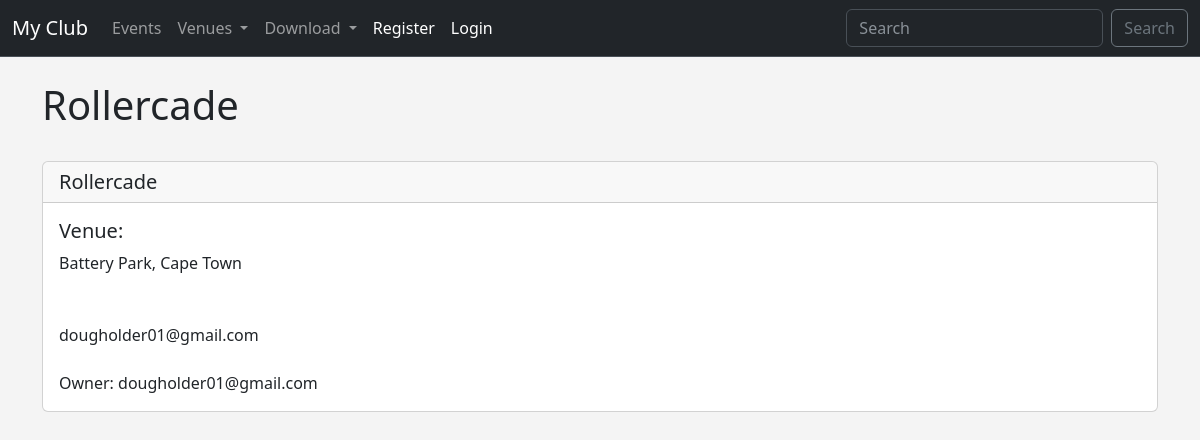
The app's page /show_venue/2 with its own data.
### events/models.py (models this page shows)
class Venue(models.Model):
    name = models.CharField('Venue Name', max_length=120)
    address = models.CharField(max_length=400)
    telephone = models.CharField('Tel', max_length=20, blank=True)
    website = models.URLField('Web Address', blank=True)
    email_address = models.EmailField('Email address', blank=True)
    owner = models.IntegerField("Venue Owner", blank=False, default=1)
    venue_image = models.ImageField(null=True, blank=True, upload_to="images/")
    def __str__(self):
        return self.name

### events/views.py (the view)
# urls.py: path('show_venue/<venue_id>', views.show_venue, name='show-venue'),
def show_venue(request, venue_id):
    venue = Venue.objects.get(pk=venue_id)
    venue_owner = User.objects.get(pk=venue.owner)
    return render(request, 'events/show_venue.html',
                  {'venue': venue, 'venue_owner': venue_owner})

### events/templates/events/show_venue.html (shortened to what this page needs)
{% extends 'events/base.html' %}
{% block content %}
  <h1>{{ venue }}</h1>
  <br/>
<div class="card">
  <h5 class="card-header">{{ venue }}</h5>
  <div class="card-body">
    <h5 class="card-title">Venue: {{ event.venue }}</h5>
    <p class="card-text">
    {{ venue.address }}<br/>
    {{ venue.telephone }}<br/>
    {{ venue.website }}<br/>
    {{ venue.email_address }}<br/>
    <a href="{{ venue.website }}"></a><br/>
    Owner: {{ venue_owner.email }}
    <br/>
  </div>
</div>
{% endblock %}

### events/templates/events/base.html (style rules this page uses)
body { background: #f4f4f4; }

### records on screen
Venue: name "Rollercade", address "Battery Park, Cape Town", email_address "dougholder01@gmail.com"

### other values on screen
{{ venue_owner.email }} "dougholder01@gmail.com"
